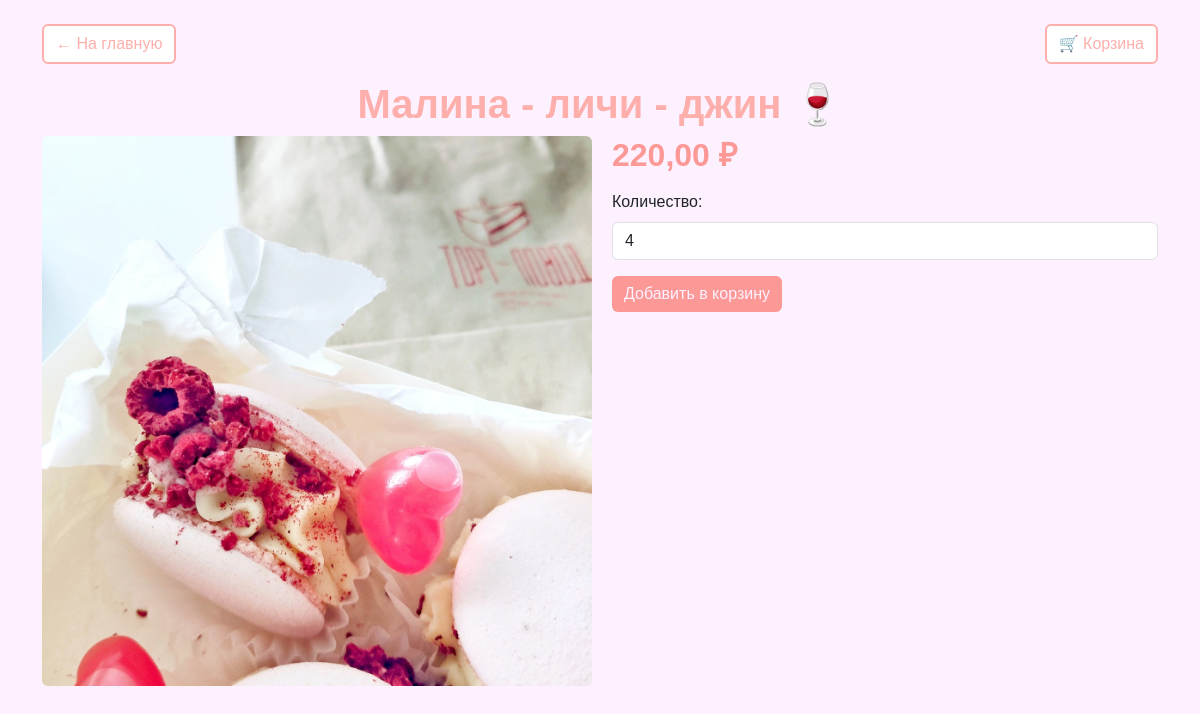
/product/malina-lichi-dzhin/, run on the app's committed database.
### shop/models.py (models this page shows, shortened)
class Product(models.Model):
    category = models.ForeignKey(
        Category,
        on_delete=models.CASCADE,
        related_name="products",
        verbose_name="Категория",
    )
    name = models.CharField(max_length=150, verbose_name="Название")
    slug = models.SlugField(max_length=150, unique=True, verbose_name="URL")
    description = models.TextField(blank=True, verbose_name="Описание")
    price = models.DecimalField(max_digits=8, decimal_places=2, verbose_name="Цена")
    image = models.ImageField(
        upload_to="products/", blank=True, verbose_name="Изображение"
    )
    min_order_quantity = models.PositiveIntegerField(
        default=1, verbose_name="Минимальное количество для заказа"
    )
    created_at = models.DateTimeField(auto_now_add=True, verbose_name="Дата добавления")
    class Meta:
        verbose_name = "Товар"
        verbose_name_plural = "Товары"
        ordering = ["-created_at"]

### shop/views.py (the view)
# urls.py: path("product/<slug:product_slug>/", product_detail, name="product_detail"),
def product_detail(request, product_slug):
    product = get_object_or_404(Product, slug=product_slug)
    return render(request, "shop/product_detail.html", {"product": product})

### shop/templates/shop/product_detail.html (shortened to what this page needs)
<!DOCTYPE html>
<html lang="ru">
<head>
    <link href="https://cdn.jsdelivr.net/npm/bootstrap@5.3.0/dist/css/bootstrap.min.css" rel="stylesheet">
</head>
<body class="container mt-4">
    <div class="d-flex justify-content-between">
        <a href="{% url 'home' %}" class="btn btn-secondary mb-3">← На главную</a>
        <a href="{% url 'cart_detail' %}" class="btn btn-secondary mb-3 ms-auto">🛒 Корзина</a>
    </div>
    <h1 class="text-center">{{ product.name }}</h1>
    <div class="row">
        <div class="col-md-6 text-center">
            {% if product.image %}
            <img src="{{ product.image.url }}" class="img-fluid product-image rounded" alt="{{ product.name }}">
            {% else %}
                <img src="https://via.placeholder.com/500" class="img-fluid rounded" alt="Нет фото">
            {% endif %}
        </div>
        <div class="col-md-6">
            <h2><strong>{{ product.price }} ₽</strong></h2>
            <form action="{% url 'cart_add' product.id %}" method="post" class="add-to-cart-form">
                <div class="mb-3">
                    <label for="quantity" class="form-label">Количество:</label>
                    <input type="number" name="quantity" id="quantity" class="form-control"
                           min="{{ product.min_order_quantity }}"
                           value="{{ product.min_order_quantity }}" required>
                </div>
                <button type="submit" class="btn btn-cart">Добавить в корзину</button>
            </form>
        </div>
    </div>
</body>
</html>

### shop/templates/shop/product_detail.html (style rules this page uses)
body { font-family: Arial, sans-serif; background-color: #fdf1ff; }
.product-image { max-width: 550px; height: auto; }
h1 { color: #feafab; font-weight: bold; }
h2 { color: #fc9895; }
.btn-secondary { background-color: #ffffff; color: #feafab; border: 2px solid #feafab; }
.btn-cart { background-color: #fc9895; color: #fdf1ff; border: none; }

### data on the page
Product: name "Малина - личи - джин 🍷", image (picture), price "220,00", quantity "4"
